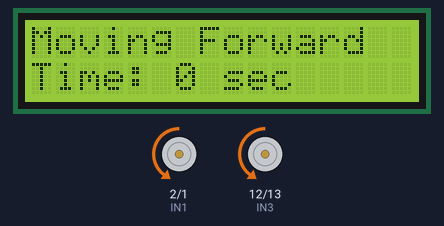
A sketch run on a simulated Arduino Uno, built with avr-gcc and run on an emulated ATmega328P. Parts: 16×2 character LCD, motor-driver pin pairs drawn as motors (green arrow = first pin HIGH = forward, orange = second pin HIGH = backward, longer = more drive, scaled by the enable pin). At 11.1 s the program stops and its outputs stay as they are.

Above: at 0.1 s.
At 2.1 s:
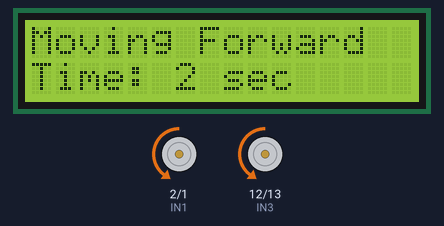
At 5.1 s:
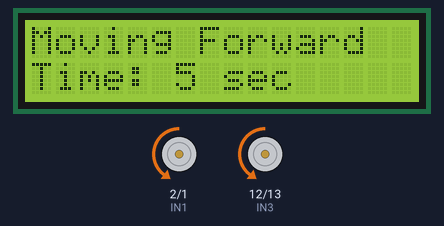
At 11.1 s:
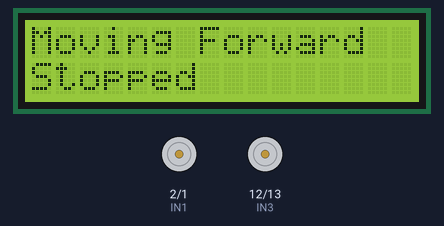
Timing chart, 0 to 12.6 s (numbered marks = the images above):
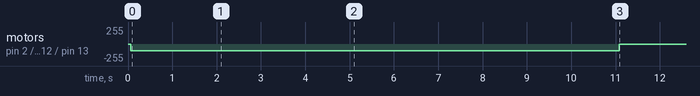

Measured:
- by itself, motor on pin 2 (IN1) / pin 1 (IN2), motor on pin 12 (IN3) / pin 13 (IN4): stopped → backward 100/255 at 0.07 s, → stopped 11.0 s later
- what the display in image 1 shows lasts 1.0 s, from 2.1 s to 3.1 s

The sketch:

Move_Straight_Line.ino
```cpp
#include <LiquidCrystal.h>

// LCD Keypad Shield pin assignment: RS, E, D4, D5, D6, D7
LiquidCrystal lcd(8, 9, 4, 5, 6, 7);

// Motor pins
#define ENA 3
#define IN1 2
#define IN2 1
#define IN3 12
#define IN4 13
#define ENB 11

void setup() {
  // Initialize LCD
  lcd.begin(16, 2);
  lcd.clear();
  lcd.setCursor(0, 0);
  lcd.print("Moving Forward");

  // Initialize motor pins
  pinMode(ENA, OUTPUT);
  pinMode(IN1, OUTPUT);
  pinMode(IN2, OUTPUT);
  pinMode(IN3, OUTPUT);
  pinMode(IN4, OUTPUT);
  pinMode(ENB, OUTPUT);

  // Set all motors to move forward
  digitalWrite(IN1, LOW);
  digitalWrite(IN2, HIGH) ;
  digitalWrite(IN3, LOW);
  digitalWrite(IN4, HIGH);
  analogWrite(ENA, 100); // Full speed
  analogWrite(ENB, 100); // Full speed
}

void loop() {
  // Run for 10 seconds
  for (int i = 0; i <= 10; i++) {
    lcd.setCursor(0, 1);
    lcd.print("Time: ");
    lcd.print(i);
    lcd.print(" sec  ");
    delay(1000); // Wait 1 second
  }

  // Stop motors after 10 seconds
  analogWrite(ENA, 0);
  analogWrite(ENB, 0);

  digitalWrite(IN1, LOW);
  digitalWrite(IN2, LOW);
  digitalWrite(IN3, LOW);
  digitalWrite(IN4, LOW);

  lcd.setCursor(0, 1);
  lcd.print("Stopped       ");

  while (1);
}
```
